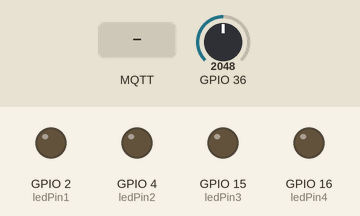
This sketch was run on a simulated ESP32. On the bench: output pins drawn as LEDs (lit = HIGH). The inputs (shaded band) are chosen by the test bench; at power-on: GPIO 36 = 2048. WiFi joins after 1.5 s; servers stay silent unless stated; no MQTT or app messages arrive unless stated; what the sketch prints to the serial monitor is not drawn.

Above: at 2.7 s.
2.8 s: MQTT message "esp32/output1" arrives on the first subscribed topic
At 3.5 s:
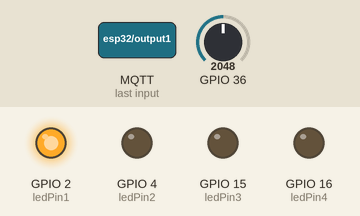
4.3 s: MQTT message "5" arrives on the second subscribed topic
At 4.6 s:
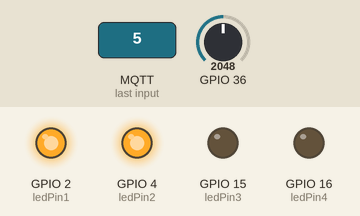
5.8 s: MQTT message "esp32/output1" arrives on the third subscribed topic
At 7.0 s:
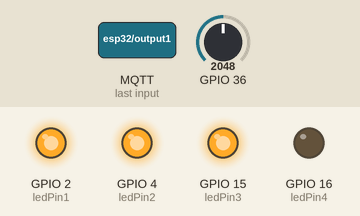
Timing chart, 0 to 8.8 s (numbered marks = the images above; inputs shaded):
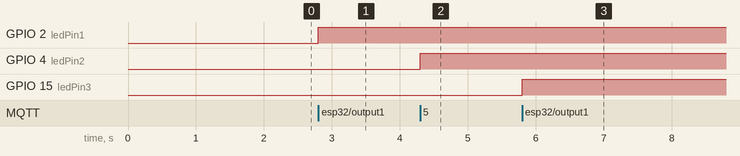

The sketch:

ConexionMQTTSample.ino
```cpp
#include <WiFi.h>
#include <PubSubClient.h> //Libreria enfocada a la comunicacion
#include <Wire.h>

#define ledPin1 2 //ledPin GPIO2
#define ledPin2 4 //ledPin GPIO4
#define ledPin3 15 //ledPin GPIO15

#define ledPin4 16 //LedPIN GPIO16

//Creamos la instancia cliente
WiFiClient espClient;
PubSubClient client(espClient);
long lastMsg =0;
char msg[50];
int value=0;

//El ejemplo utiliza señales de temperatura y humedad utilizando com I2C
float temperature =0;
float humidity =0;
//----PWM----
int freq = 5000;
int ledChannel=0;
int resolution=8;

//USUARIO PARA CONECTARNOS AL SERVIDOR******************
const char* ssid= "TVORO_CASTILLO"; //Nombre del WiFi
const char* password= "07044433945"; //Contraseña del WiFi

//DIRECCION IP del MQTT Broker
const char* mqtt_server = "192.168.1.27";


void setup() {
  // put your setup code here, to run once:
  Serial.begin(115200);
  setup_wifi();
  client.setServer(mqtt_server,1883); //Permitir la conexion con el broker
  client.setCallback(callback);

  pinMode(ledPin1, OUTPUT);
  pinMode(ledPin2, OUTPUT);
  pinMode(ledPin3, OUTPUT);

  //PIN PARA USO PWM
  ledcSetup(ledChannel,freq,resolution);
  ledcAttachPin(ledPin4,ledChannel);
}
//SETUP WIFI-----------------------------------------------------
void setup_wifi(){
  delay(10);
  Serial.println();
  Serial.print("Conectando a ....");
  Serial.println("ssid");
  WiFi.begin(ssid,password);
  while (WiFi.status() != WL_CONNECTED){
    delay(500);
    Serial.print(".");
    }
  Serial.println("");
  Serial.println("WiFi conexion establecida exitosa!");
  Serial.print("IP address: ");
  Serial.println(WiFi.localIP());
}
//SETUP WIFI-----------------------------------------------------
//CALLBACK-----------------------------------------------------
//Realiza la conexion MQTT para recibir datos (Subscriber) (Broker->ESP32)
void callback(char* topic, byte* message, unsigned int llength){
  Serial.print("Mensaje recibido en topic: ");
  Serial.println(topic);
  Serial.print(", Message: ");
  String messageTemp;
  for (int i=0;i<llength;i++){
    Serial.print((char)message[i]);
    messageTemp +=(char)message[i];
    }
  Serial.println();

  //INTERACCION DEPENDIENDO DE LOS TOPICS
  //OUTPUT1
  if(String(topic) == "esp32/output1"){
    Serial.print("Cambio de salida: ");
    if(messageTemp="on"){
      Serial.println("on");
      digitalWrite(ledPin1,HIGH);
      }
    else if(messageTemp="off"){
      Serial.println("off");
      digitalWrite(ledPin1,LOW);
      }
    }
  //OUTPUT2
  if(String(topic) == "esp32/output2"){
    Serial.print("Cambio de salida: ");
    if(messageTemp="on"){
      Serial.println("on");
      digitalWrite(ledPin2,HIGH);
      }
    else if(messageTemp="off"){
      Serial.println("off");
      digitalWrite(ledPin2,LOW);
      }
    }
  //OUTPUT3
  if(String(topic) == "esp32/output3"){
    Serial.print("Cambio de salida: ");
    if(messageTemp="on"){
      Serial.println("on");
      digitalWrite(ledPin3,HIGH);
      }
    else if(messageTemp="off"){
      Serial.println("off");
      digitalWrite(ledPin3,LOW);
      }
    }
  //OUTPUT 4 (PARA USO DE PWM)
  if(String(topic) == "esp32/output3"){
    Serial.print("Cambio de salida PWM: ");
    Serial.println(messageTemp);
    ledcWrite(ledChannel,messageTemp.toInt());
    }
    //Se agrega las salidas a controlar que se desee
  }
//CALLBACK-----------------------------------------------------
//RECONNECT-----------------------------------------------------
//Para observar si mi conexion MQTT es correcta
void reconnect(){
  while(!client.connected()){
    Serial.print("Intentando establecer conexion MQTT con el servidor...");
    if(client.connect("ESP8266Client")){
      Serial.println("Conectado!");
      client.subscribe("esp32/output1"); //TOPICO output1
      client.subscribe("esp32/output2"); //TOPICO output2
      client.subscribe("esp32/output3"); //TOPICO output3
      client.subscribe("esp32/output4"); //TOPICO output4
      }
    else{
      Serial.print("Fallo de conexion, rc=");
      Serial.print(client.state());
      Serial.println(" Intente nuevamente en 5 seg.");
      delay(5000);
      }
   }
}
//RECONNECT-----------------------------------------------------
//VOID LOOP-----------------------------------------------------
//REALIZA CONEXION MQTT COMO PUBLICADOR (ESP32->Broker)
void loop() {
  if(!client.connected()){
    reconnect();
    }
  client.loop();

  long now = millis();
  if(now-lastMsg > 100){ //100 ms (tiempo de muestreo)
    lastMsg=now;
    //SEÑALES QUE SE DESEA ENVIAR AL BROKER
    //Temperatura
    temperature=analogRead(36)*(100.0/4095.0);

    //Conversion valor a Char Array
    char tempString[8];
    dtostrf(temperature,1,2,tempString);
    Serial.print("Temperatura: ");
    Serial.println(tempString);
    client.publish("esp32/temperature",tempString); //TOPICO esp32/temperature

    //Humedad
    humidity=289.78;

    //Conversion valor a Char Array
    char humString[8];
    dtostrf(humidity,1,2,humString);
    Serial.print("humedad: ");
    Serial.println(tempString);
    client.publish("esp32/humidity",humString); //TOPICO esp32/humidity
  }
}
```

Measured:
- after the input at 2.8 s, GPIO 2 (ledPin1): LOW → HIGH at once
- after the input at 4.3 s, GPIO 4 (ledPin2): LOW → HIGH at once
- after the input at 5.8 s, GPIO 15 (ledPin3): LOW → HIGH at once
